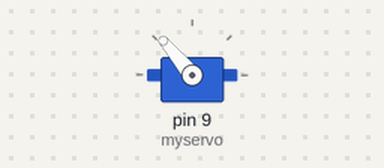
This sketch was run on a simulated Arduino Uno, built with avr-gcc and run on an emulated ATmega328P. On the bench: servo.

Above: at 0.05 s.
At 3.0 s:
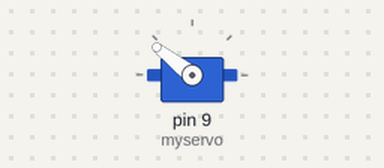
Timing chart, 0 to 5.5 s (numbered marks = the images above):
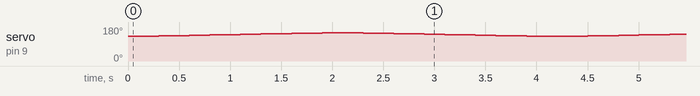

The sketch:

pen_updown.ino
```cpp
#include <Servo.h>

Servo myservo;  // create servo object to control a servo
// twelve servo objects can be created on most boards

int pos = 0;    // variable to store the servo position

void setup() {
  myservo.attach(9);  // attaches the servo on pin 9 to the servo object
}

void loop() {
  for (pos = 130; pos <= 150; pos += 1) { // goes from 0 degrees to 180 degrees
    // in steps of 1 degree
    myservo.write(pos);              // tell servo to go to position in variable 'pos'
    delay(100);                       // waits 15ms for the servo to reach the position
  }
  for (pos = 150; pos >= 130; pos -= 1) { // goes from 180 degrees to 0 degrees
    myservo.write(pos);              // tell servo to go to position in variable 'pos'
    delay(100);                       // waits 15ms for the servo to reach the position
  }
}
```
